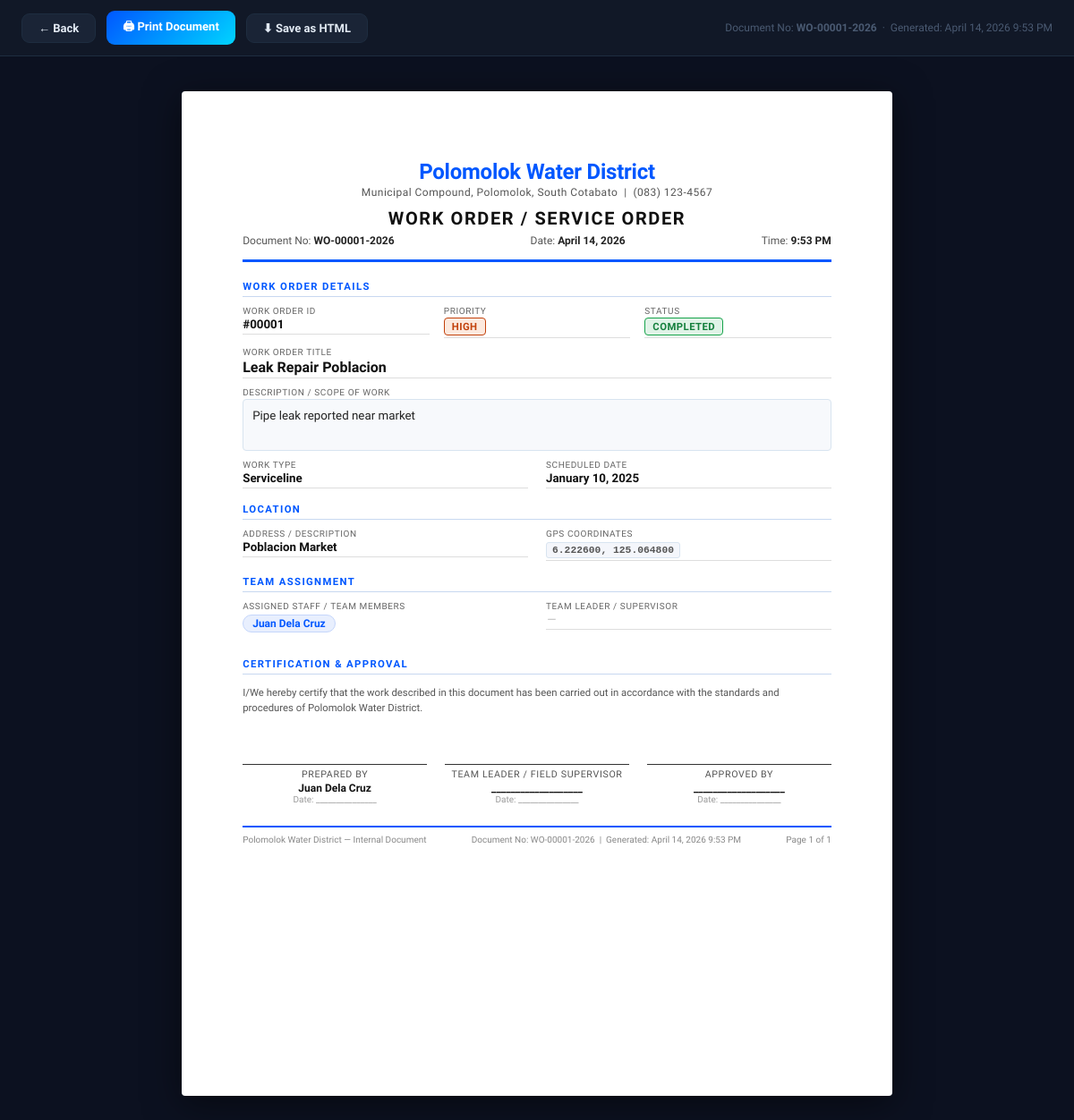
Page /frontend/pages/work-order-document.php?id=1 (signed in) on the committed database.
### tables this page shows
CREATE TABLE `work_orders` (
  `id` int(10) UNSIGNED NOT NULL,
  `title` varchar(200) NOT NULL,
  `description` text DEFAULT NULL,
  `type` enum('Mainline','Serviceline','Pump','Valve','Reservoir','Electrical','Other') NOT NULL,
  `priority` enum('Low','Medium','High','Critical') NOT NULL DEFAULT 'Medium',
  `status` enum('Pending','In Progress','Completed','Cancelled') NOT NULL DEFAULT 'Pending',
  `location` text DEFAULT NULL,
  `latitude` decimal(11,8) DEFAULT NULL,
  `longitude` decimal(11,8) DEFAULT NULL,
  `assigned_to` int(10) UNSIGNED DEFAULT NULL,
  `scheduled_date` date DEFAULT NULL,
  `started_at` datetime DEFAULT NULL,
  `completed_at` datetime DEFAULT NULL,
  `downtime_minutes` int(11) DEFAULT 0,
  `cause` text DEFAULT NULL,
  `resolution` text DEFAULT NULL,
  `created_by` int(10) UNSIGNED DEFAULT NULL,
  `created_at` datetime NOT NULL DEFAULT current_timestamp(),
  `updated_at` datetime NOT NULL DEFAULT current_timestamp() ON UPDATE current_timestamp()
);

### frontend/pages/work-order-document.php (the view, shortened to what this page needs)
<?php
$wo_id       = intval($_GET['id']          ?? 0);
$staffInput  = trim(urldecode($_GET['staff']        ?? ''));
$teamLeader  = trim(urldecode($_GET['team_leader']  ?? ''));
$preparedBy  = trim(urldecode($_GET['prepared_by']  ?? ($_SESSION['name'] ?? '')));
$approvedBy  = trim(urldecode($_GET['approved_by']  ?? ''));
$db   = getDB();
$stmt = $db->prepare(
    "SELECT wo.*, u.name AS assigned_name
     FROM work_orders wo
     LEFT JOIN users u ON u.id = wo.assigned_to
     WHERE wo.id = ?"
);
$stmt->execute([$wo_id]);
$wo = $stmt->fetch();
$generatedDate = date('F j, Y');
$generatedTime = date('g:i A');
$docNumber     = 'WO-' . str_pad($wo_id, 5, '0', STR_PAD_LEFT) . '-' . date('Y');
$staffList = array_filter(array_map('trim', explode(',', $staffInput)));
if (
    !empty($wo['assigned_name']) &&
    !in_array(trim($wo['assigned_name']), $staffList)
) {
    array_unshift($staffList, trim($wo['assigned_name']));
}
?>
<!DOCTYPE html>
<html lang="en">
<head>
</head>
<body>
<div class="screen-controls">
  <a href="work-orders.php" class="ctrl-btn ctrl-secondary">← Back</a>
  <button class="ctrl-btn ctrl-primary"   onclick="window.print()">🖨 Print Document</button>
  <button class="ctrl-btn ctrl-secondary" onclick="downloadHTML()">⬇ Save as HTML</button>
  <span class="ctrl-info">
    Document No: <strong><?= htmlspecialchars($docNumber) ?></strong>
    &nbsp;·&nbsp;
    Generated: <?= $generatedDate ?> <?= $generatedTime ?>
  </span>
</div>
<div class="doc-wrapper">
<div class="document" id="printDocument">
  <div class="doc-header">
    <div class="doc-org">Polomolok Water District</div>
    <div class="doc-org-sub">
      Municipal Compound, Polomolok, South Cotabato
      &nbsp;|&nbsp; (083) 123-4567
    </div>
    <div class="doc-title">Work Order / Service Order</div>
    <div class="doc-number-row">
      <div>Document No: <span><?= htmlspecialchars($docNumber) ?></span></div>
      <div>Date: <span><?= $generatedDate ?></span></div>
      <div>Time: <span><?= $generatedTime ?></span></div>
    </div>
  </div>
  <div class="doc-section">
    <div class="doc-section-title">Work Order Details</div>
    <div class="field-grid-3" style="margin-bottom:10px">
      <div class="field-item">
        <div class="field-label">Work Order ID</div>
        <div class="field-value">#<?= str_pad($wo['id'], 5, '0', STR_PAD_LEFT) ?></div>
      </div>
      <div class="field-item">
        <div class="field-label">Priority</div>
        <div class="field-value">
          <span class="badge-doc badge-<?= htmlspecialchars($wo['priority']) ?>">
            <?= htmlspecialchars($wo['priority']) ?>
          </span>
        </div>
      </div>
      <div class="field-item">
        <div class="field-label">Status</div>
        <div class="field-value">
          <?php $statusClass = str_replace(' ', '-', $wo['status']); ?>
          <span class="badge-doc badge-<?= htmlspecialchars($statusClass) ?>">
            <?= htmlspecialchars($wo['status']) ?>
          </span>
        </div>
      </div>
    </div>
    <div class="field-item" style="margin-bottom:10px">
      <div class="field-label">Work Order Title</div>
      <div class="field-value" style="font-size:12pt">
        <?= htmlspecialchars($wo['title']) ?>
      </div>
    </div>
    <?php if (!empty($wo['description'])): ?>
    <div class="field-item" style="margin-bottom:10px">
      <div class="field-label">Description / Scope of Work</div>
      <div class="desc-box"><?= nl2br(htmlspecialchars($wo['description'])) ?></div>
    </div>
    <?php endif; ?>
    <div class="field-grid">
      <div class="field-item">
        <div class="field-label">Work Type</div>
        <div class="field-value"><?= htmlspecialchars($wo['type'] ?? '—') ?></div>
      </div>
      <div class="field-item">
        <div class="field-label">Scheduled Date</div>
        <div class="field-value <?= empty($wo['scheduled_date']) ? 'blank' : '' ?>">
          <?= !empty($wo['scheduled_date'])
            ? date('F j, Y', strtotime($wo['scheduled_date']))
            : 'Not scheduled' ?>
        </div>
      </div>
    </div>
  </div>
  <div class="doc-section">
    <div class="doc-section-title">Location</div>
    <div class="field-grid">
      <div class="field-item">
        <div class="field-label">Address / Description</div>
        <div class="field-value <?= empty($wo['location']) ? 'blank' : '' ?>">
          <?= !empty($wo['location']) ? htmlspecialchars($wo['location']) : 'Not specified' ?>
        </div>
      </div>
      <div class="field-item">
        <div class="field-label">GPS Coordinates</div>
        <div class="field-value">
          <?php if (!empty($wo['latitude']) && !empty($wo['longitude'])): ?>
            <span class="coord-box">
              <?= number_format((float)$wo['latitude'], 6) ?>,
              <?= number_format((float)$wo['longitude'], 6) ?>
            </span>
          <?php else: ?>
            <span class="blank">No coordinates recorded</span>
          <?php endif; ?>
        </div>
      </div>
    </div>
  </div>
  <div class="doc-section">
    <div class="doc-section-title">Team Assignment</div>
    <div class="field-grid">
      <div class="field-item">
        <div class="field-label">Assigned Staff / Team Members</div>
        <?php if (!empty($staffList)): ?>
          <div class="staff-list">
            <?php foreach ($staffList as $s): ?>
              <span class="staff-pill"><?= htmlspecialchars($s) ?></span>
            <?php endforeach; ?>
          </div>
        <?php else: ?>
          <div class="field-value blank">— Not assigned —</div>
        <?php endif; ?>
      </div>
      <div class="field-item">
        <div class="field-label">Team Leader / Supervisor</div>
        <div class="field-value <?= empty($teamLeader) ? 'blank' : '' ?>">
          <?= !empty($teamLeader) ? htmlspecialchars($teamLeader) : '—' ?>
        </div>
      </div>
    </div>
  </div>
  <div class="doc-section" style="margin-top:28px">
    <div class="doc-section-title">Certification &amp; Approval</div>
    <p style="font-size:8.5pt;color:#555;margin-bottom:14px;line-height:1.5">
      I/We hereby certify that the work described in this document has been carried out
      in accordance with the standards and procedures of Polomolok Water District.
    </p>
    <div class="sig-grid">
      <div class="sig-box">
        <div class="sig-line"></div>
        <div class="sig-label">Prepared By</div>
        <div class="sig-name"><?= htmlspecialchars($preparedBy) ?></div>
        <div style="font-size:7.5pt;color:#999">Date: _______________</div>
      </div>
      <div class="sig-box">
        <div class="sig-line"></div>
        <div class="sig-label">Team Leader / Field Supervisor</div>
        <div class="sig-name">
          <?= htmlspecialchars($teamLeader ?: '___________________') ?>
        </div>
        <div style="font-size:7.5pt;color:#999">Date: _______________</div>
      </div>
      <div class="sig-box">
        <div class="sig-line"></div>
        <div class="sig-label">Approved By</div>
        <div class="sig-name">
          <?= htmlspecialchars($approvedBy ?: '___________________') ?>
        </div>
        <div style="font-size:7.5pt;color:#999">Date: _______________</div>
      </div>
    </div>
  </div>
  <div class="doc-footer">
    <span>Polomolok Water District — Internal Document</span>
    <span>
      Document No: <?= htmlspecialchars($docNumber) ?>
      &nbsp;|&nbsp;
      Generated: <?= $generatedDate ?> <?= $generatedTime ?>
    </span>
    <span>Page 1 of 1</span>
  </div>
</div>
</div>
</body>
</html>

### frontend/pages/work-order-document.php (style rules this page uses)
@media screen { body { background: #0c1120; font-family: 'Sora', sans-serif; margin: 0; padding: 0; } }
@media screen { .screen-controls { position: fixed; top: 0; left: 0; right: 0; background: #111827; border-bottom: 1px solid #1e2d40; padding: 12px 24px; display: flex; align-items: center; gap: 12px; z-index: 100; flex-wrap: wrap; } }
@media screen { .ctrl-btn { padding: 8px 18px; border-radius: 9px; border: none; font-family: 'Sora', sans-serif; font-size: 13px; font-weight: 600; cursor: pointer; transition: opacity .15s; text-decoration: none; display: inline-flex; align-items: center; gap: 6px; } }
@media screen { .ctrl-primary { background: linear-gradient(135deg,#0057ff,#00d4ff); color: #fff; } }
@media screen { .ctrl-secondary { background: #1a2436; border: 1px solid #1e2d40; color: #e2eaf4; } }
@media screen { .ctrl-info { font-size: 12px; color: #4a5a72; margin-left: auto; } }
@media screen { .doc-wrapper { margin-top: 70px; padding: 32px 24px 60px; display: flex; justify-content: center; } }
@media screen { .document { width: 210mm; min-height: 297mm; background: #fff; border-radius: 4px; box-shadow: 0 8px 40px rgba(0,0,0,.5); padding: 20mm 18mm; color: #111; box-sizing: border-box; } }
.doc-header { text-align: center; border-bottom: 3px solid #0057ff; padding-bottom: 14px; margin-bottom: 20px; }
.doc-org { font-size: 18pt; font-weight: 700; color: #0057ff; letter-spacing: -.01em; line-height: 1.2; }
.doc-org-sub { font-size: 9pt; color: #555; margin-top: 2px; letter-spacing: .04em; }
.doc-title { font-size: 15pt; font-weight: 700; color: #111; margin-top: 10px; text-transform: uppercase; letter-spacing: .08em; }
.doc-number-row { display: flex; justify-content: space-between; font-size: 9pt; color: #555; margin-top: 6px; }
.doc-number-row span { font-weight: 600; color: #222; }
.doc-section { margin-bottom: 16px; }
.doc-section-title { font-size: 8.5pt; font-weight: 700; text-transform: uppercase; letter-spacing: .12em; color: #0057ff; border-bottom: 1px solid #c8d8f0; padding-bottom: 4px; margin-bottom: 10px; }
.field-grid { display: grid; grid-template-columns: 1fr 1fr; gap: 6px 20px; }
.field-grid-3 { display: grid; grid-template-columns: 1fr 1fr 1fr; gap: 6px 16px; }
.field-label { font-size: 7.5pt; color: #666; text-transform: uppercase; letter-spacing: .06em; margin-bottom: 2px; }
.field-value { font-size: 10pt; font-weight: 600; color: #111; border-bottom: 1px solid #ddd; padding-bottom: 2px; min-height: 16px; word-break: break-word; }
.field-value.blank { color: #bbb; font-weight: 400; font-style: italic; }
.badge-doc { display: inline-block; padding: 2px 8px; border-radius: 4px; font-size: 8.5pt; font-weight: 700; text-transform: uppercase; letter-spacing: .04em; }
.badge-High { background: #ea580c22; color: #c2410c; border: 1px solid #c2410c; }
.badge-Completed { background: #16a34a22; color: #15803d; border: 1px solid #16a34a; }
.desc-box { background: #f7f9fc; border: 1px solid #d8e4f0; border-radius: 4px; padding: 8px 10px; font-size: 10pt; color: #222; line-height: 1.55; min-height: 40px; }
.staff-list { display: flex; flex-wrap: wrap; gap: 4px; margin-top: 4px; }
.staff-pill { background: #e8effe; color: #0057ff; border: 1px solid #c5d6fb; border-radius: 20px; padding: 2px 10px; font-size: 9pt; font-weight: 600; }
.coord-box { font-size: 8.5pt; color: #555; font-family: 'Courier New', monospace; background: #f4f6fb; border: 1px solid #d8e4f0; border-radius: 3px; padding: 2px 6px; display: inline-block; margin-top: 2px; }
.sig-grid { display: grid; grid-template-columns: 1fr 1fr 1fr; gap: 20px; margin-top: 8px; }
.sig-box { text-align: center; }
.sig-line { border-bottom: 1.5px solid #333; margin-bottom: 4px; height: 40px; }
.sig-label { font-size: 8pt; color: #555; text-transform: uppercase; letter-spacing: .06em; }
.sig-name { font-size: 9pt; font-weight: 600; color: #111; margin-top: 2px; }
.doc-footer { border-top: 2px solid #0057ff; margin-top: 24px; padding-top: 8px; display: flex; justify-content: space-between; font-size: 7.5pt; color: #888; }

### rows in the picture
work_orders: id "00001", priority "HIGH", status "COMPLETED", title "Leak Repair Poblacion", description "Pipe leak reported near market", type "Serviceline", scheduled_date "January 10, 2025", location "Poblacion Market", latitude "6.222600", longitude "125.064800"

### other values in the picture
$docNumber "WO-00001-2026"
$s "Juan Dela Cruz"
$preparedBy "Juan Dela Cruz"
$teamLeader ?: '___________________' "___________________"
$approvedBy ?: '___________________' "___________________"
